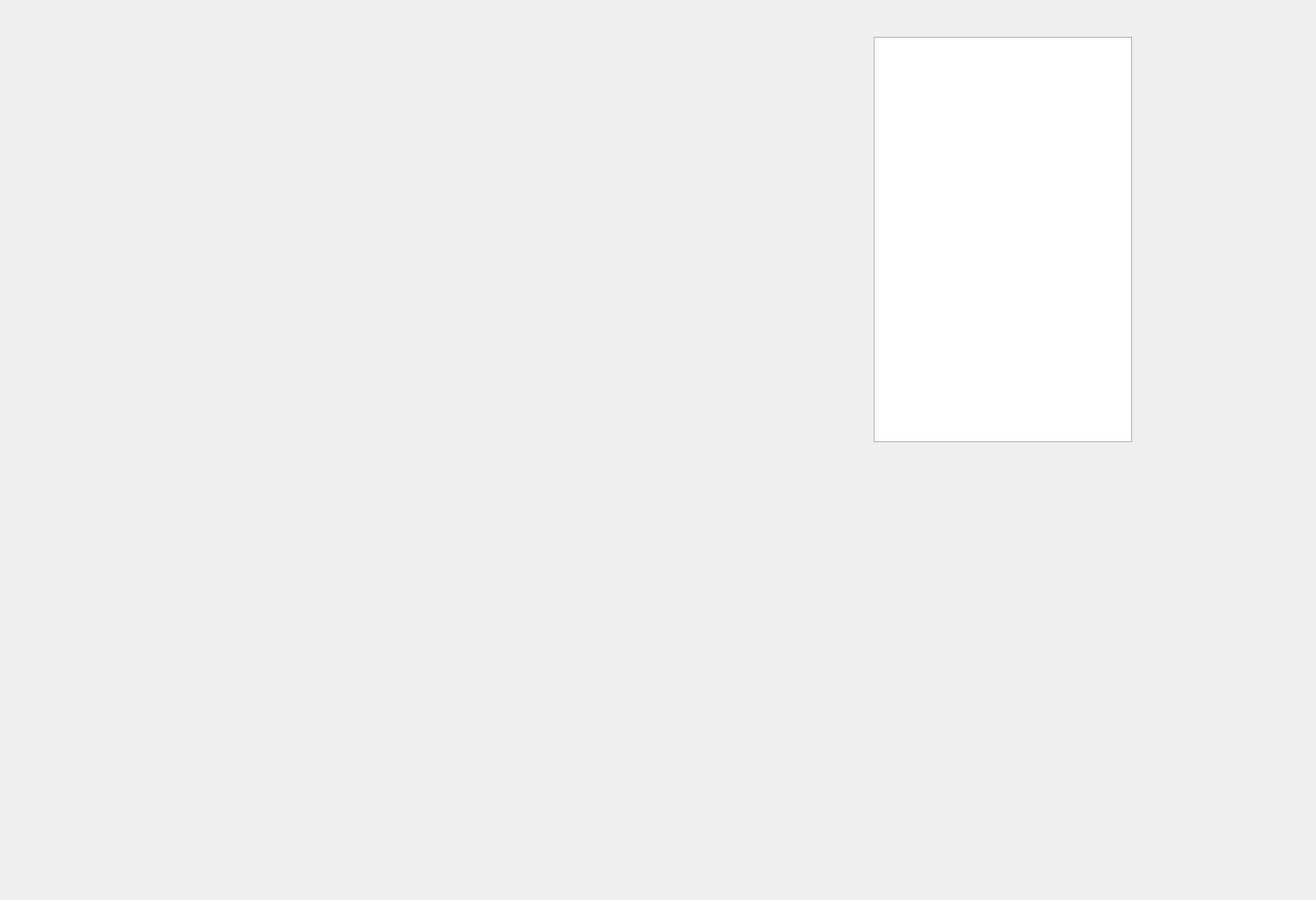
<?xml version="1.0" encoding="UTF-8"?>
<ui version="4.0">
 <class>GyroScope</class>
 <widget class="QWidget" name="GyroScope">
  <property name="geometry">
   <rect>
    <x>0</x>
    <y>0</y>
    <width>1431</width>
    <height>979</height>
   </rect>
  </property>
  <property name="maximumSize">
   <size>
    <width>16777215</width>
    <height>16777213</height>
   </size>
  </property>
  <property name="windowTitle">
   <string>Form</string>
  </property>
  <widget class="QTextBrowser" name="textBrowser">
   <property name="geometry">
    <rect>
     <x>950</x>
     <y>40</y>
     <width>281</width>
     <height>441</height>
    </rect>
   </property>
  </widget>
  <widget class="QWidget" name="layoutWidget">
   <property name="geometry">
    <rect>
     <x>90</x>
     <y>40</y>
     <width>841</width>
     <height>441</height>
    </rect>
   </property>
   <layout class="QVBoxLayout" name="verticalLayout">
    <item>
     <layout class="QHBoxLayout" name="horizontalLayout">
      <item>
       <widget class="QCustomPlot" name="Acc_X_customPlot" native="true"/>
      </item>
      <item>
       <widget class="QCustomPlot" name="Acc_Y_customPlot" native="true"/>
      </item>
      <item>
       <widget class="QCustomPlot" name="Acc_Z_customPlot" native="true"/>
      </item>
     </layout>
    </item>
    <item>
     <layout class="QHBoxLayout" name="horizontalLayout_2">
      <item>
       <widget class="QCustomPlot" name="Gyro_X_customPlot" native="true"/>
      </item>
      <item>
       <widget class="QCustomPlot" name="Gyro_Y_customPlot" native="true"/>
      </item>
      <item>
       <widget class="QCustomPlot" name="Gyro_Z_customPlot" native="true"/>
      </item>
     </layout>
    </item>
   </layout>
  </widget>
 </widget>
 <customwidgets>
  <customwidget>
   <class>QCustomPlot</class>
   <extends>QWidget</extends>
   <header location="global">qcustom./qcustomplot.h</header>
   <container>1</container>
  </customwidget>
 </customwidgets>
 <resources/>
 <connections/>
</ui>
